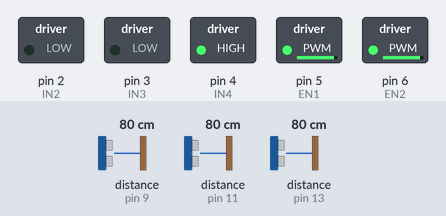
This sketch was run on a simulated Arduino Uno, built with avr-gcc and run on an emulated ATmega328P. Parts: switched loads named in the sketch (green lamp = pin HIGH). Wiring (inferred from the names in the program): 3 × ultrasonic range finder: trigger pin 8, echo pin 9 / trigger pin 10, echo pin 11 / trigger pin 12, echo pin 13. The test bench sets the inputs (shaded band); at power-on: distance to the obstacle (sensors on pin 9, pin 11, pin 13) 80 cm. The echo pulse lasts 58.3 µs per cm; pins used as bus, display or sensor lines are not drawn.

Above: at 1.2 s.
1.3 s: distance to the obstacle (sensor on pin 9) set to 2 cm
At 1.91 s:
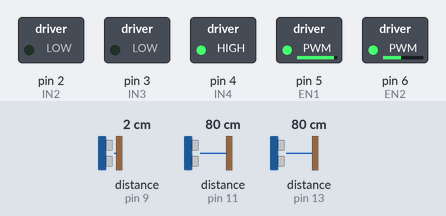
4.3 s: distance to the obstacle (sensor on pin 11) set to 18 cm
At 5.2 s:
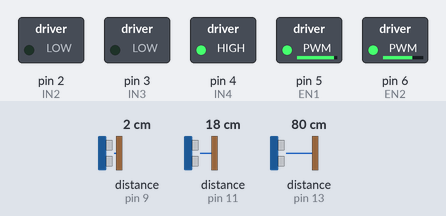
7.3 s: distance to the obstacle (sensor on pin 9) set to 35 cm
10.3 s: distance to the obstacle (sensor on pin 9) set to 60 cm
At 12.08 s:
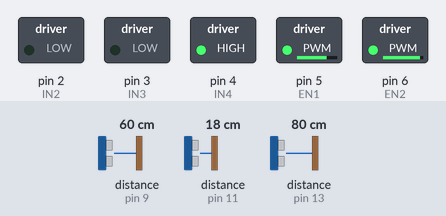
13.3 s: distance to the obstacle (sensor on pin 11) set to 60 cm
14.9 s: distance to the obstacle (sensor on pin 11) set to 250 cm
At 15.2 s:
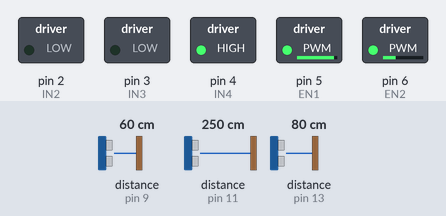
Timing chart, 0 to 17.4 s (numbered marks = the images above; inputs shaded):
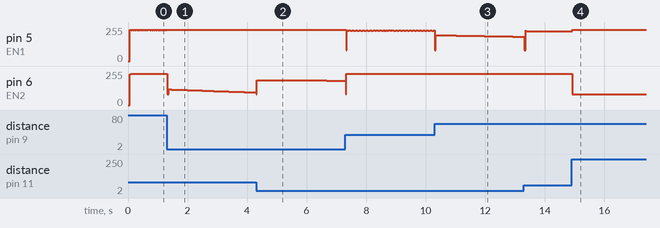

The sketch:

Task_5_Final_Report_V_1.ino
```cpp
// Ultrasonic Configuration
#define trigPin_R 8 // Right ultrasonic sensor trigger pin
#define trigPin_L 10 // Left ultrasonic sensor trigger pin
#define trigPin_F 12 // Front ultrasonic sensor trigger pin

#define echoPin_R 9 // Right ultrasonic sensor echo pin
#define echoPin_L 11 // Left ultrasonic sensor echo pin
#define echoPin_F 13 // Front ultrasonic sensor echo pin

#define WindowSize 3 // Size of the window for averaging sensor readings
char TrigArr[] = { trigPin_R, trigPin_F, trigPin_L }; // Array of trigger pins
char EchoArr[] = { echoPin_R, echoPin_F, echoPin_L }; // Array of echo pins

// Motor Driver Configuration
#define IN1 1 // Motor driver input pin 1
#define IN2 2 // Motor driver input pin 2
#define IN3 3 // Motor driver input pin 3
#define IN4 4 // Motor driver input pin 4
#define EN1 5 // Motor driver enable pin 1
#define EN2 6 // Motor driver enable pin 2

#define max_dist 4 // Maximum distance in meters
#define max_track_speed_change 0.2 * speed // Maximum tracking speed change
#define max_turn_speed_change 0.7 * speed // Maximum turning speed change

// Program Variables
long duration; // Stores the duration of the ultrasonic pulse
float distanceCm; // Stores the calculated distance in cm
float DataArr[WindowSize][3]; // Array to store sensor data for averaging
float UltrData[3]; // Array to store current sensor readings

void DataInit(void); // Function prototype to initialize sensor data
float UltrasonicRead(char Ultranum); // Function prototype to read ultrasonic sensor
float UltrasonicRead_WithAverage(char Ultranum); // Function prototype to read ultrasonic sensor with averaging

// PID Section
float elapsedTime, time, timePrev; // Variables to calculate elapsed time
int i; // Loop counter
int speed = 235; // Initial speed value

float PID, pwmLeft, pwmRight, error, previous_error; // PID control variables
float pid_p = 0; // Proportional term
float pid_i = 0; // Integral term
float pid_d = 0; // Derivative term

// PID Constants
double kp = 150; // Proportional gain
double ki = 10; // Integral gain
double kd = 50; // Derivative gain

void setup() {
  // Motor driver pins configuration
  pinMode(IN1, OUTPUT);
  pinMode(IN2, OUTPUT);
  pinMode(IN3, OUTPUT);
  pinMode(IN4, OUTPUT);
  pinMode(EN1, OUTPUT);
  pinMode(EN2, OUTPUT);

  // Set initial motor direction
  digitalWrite(IN1, HIGH);
  digitalWrite(IN2, LOW);
  digitalWrite(IN3, LOW);
  digitalWrite(IN4, HIGH);

  // Ultrasonic sensor pins configuration
  pinMode(trigPin_R, OUTPUT);
  pinMode(echoPin_R, INPUT);
  pinMode(trigPin_F, OUTPUT);
  pinMode(echoPin_F, INPUT);
  pinMode(trigPin_L, OUTPUT);
  pinMode(echoPin_L, INPUT);

  Serial.begin(9600); // Initialize serial communication
  time = millis(); // Get the initial time
  DataInit(); // Initialize sensor data
}

void loop() {
  timePrev = time; // Store previous time
  previous_error = error; // Store previous error
  time = millis(); // Get the current time
  elapsedTime = (time - timePrev) / 1000; // Calculate elapsed time in seconds

  for (char i = 0; i < 3; i++) {
    UltrData[i] = UltrasonicRead_WithAverage(i); // Read ultrasonic sensors with averaging
  }

  error = (UltrData[0] - UltrData[2]); // Calculate tracking error

  if (error > 1) error = 1; // Limit error to maximum value of 1
  if (error < -1) error = -1; // Limit error to minimum value of -1

  pid_p = kp * error; // Calculate proportional term
  pid_i += ki * error * elapsedTime; // Calculate integral term
  pid_d = kd * ((error - previous_error) / elapsedTime); // Calculate derivative term

  PID = pid_p + pid_i + pid_d; // Calculate total PID value

  // Adjust PID value based on front sensor reading
  if (UltrData[1] > 3) {
    if (PID > max_track_speed_change) {
      PID = max_track_speed_change;
    } else if (PID < -max_track_speed_change) {
      PID = -max_track_speed_change;
    }
  } else {
    if (PID > max_turn_speed_change) {
      PID = max_turn_speed_change;
    } else if (PID < -max_turn_speed_change) {
      PID = -max_turn_speed_change;
    }
  }

  // Calculate PWM values for motors based on error
  if (error < 0) {
    pwmLeft = speed - abs(PID);
    pwmRight = speed;
  } else if (error > 0) {
    pwmRight = speed - abs(PID);
    pwmLeft = speed;
  } else {
    pwmLeft = speed;
    pwmRight = speed;
  }

  // Constrain PWM values within limits
  pwmLeft = constrain(pwmLeft, 80, speed);
  pwmRight = constrain(pwmRight, 80, speed);

  // Set motor speeds
  analogWrite(EN1, pwmRight);
  analogWrite(EN2, pwmLeft);

  // Serial debugging code (commented out)
  // Serial.print("Car Speed : ");
  // Serial.print(speed);
  // Serial.print(" , kp : ");
  // Serial.print(kp);
  // Serial.print(" , ki : ");
  // Serial.print(ki);
  // Serial.print(" , kd : ");
  // Serial.print(kd);
  // Serial.print(" , Left Distance : ");
  // Serial.print(UltrData[2]);
  // Serial.print(" , Front Distance : ");
  // Serial.print(UltrData[1]);
  // Serial.print(" , Right Distance : ");
  // Serial.print(UltrData[0]);
  // Serial.print(" , Tracking Error : ");
  // Serial.print(error);
  // Serial.print(" , Proportional Gain : ");
  // Serial.print(pid_p);
  // Serial.print(" , Integral Gain : ");
  // Serial.print(pid_i);
  // Serial.print(" , Derivative Gain : ");
  // Serial.print(pid_d);
  // Serial.print(" , Total PID : ");
  // Serial.print(PID);
  // Serial.print(" , PWM Left : ");
  // Serial.print(pwmLeft);
  // Serial.print(" , PWM Right : ");
  // Serial.print(pwmRight);
  // Serial.print(" , Elapsed Time : ");
  // Serial.print(elapsedTime);
  // Serial.println();
}

// Function to read the distance from an ultrasonic sensor
float UltrasonicRead(char Ultranum) {
  digitalWrite(TrigArr[Ultranum], LOW); // Set trigger pin low
  delayMicroseconds(2); // Wait for 2 microseconds
  digitalWrite(TrigArr[Ultranum], HIGH); // Set trigger pin high
  delayMicroseconds(10); // Wait for 10 microseconds
  digitalWrite(TrigArr[Ultranum], LOW); // Set trigger pin low again

  duration = pulseIn(EchoArr[Ultranum], HIGH); // Measure the pulse duration
  distanceCm = (duration * 0.0343) / 2.0; // Calculate distance in cm
  if (distanceCm > max_dist * 100) { // Limit the distance to max_dist
    distanceCm = max_dist * 100;
  }
  return distanceCm / 100; // Return distance in meters
}

// Function to read the distance with averaging
float UltrasonicRead_WithAverage(char Ultranum) {
  float sum = 0;
  for (int i = 0; i < WindowSize - 1; i++) {
    DataArr[i][Ultranum] = DataArr[i + 1][Ultranum]; // Shift old data
    sum += DataArr[i][Ultranum]; // Add to sum
  }

  DataArr[WindowSize - 1][Ultranum] = UltrasonicRead(Ultranum); // Read new data
  sum += DataArr[WindowSize - 1][Ultranum]; // Add to sum
  return (sum / WindowSize); // Return average
}

// Function to initialize sensor data
void DataInit(void) {
  for (int j = 0; j < 3; j++) {
    for (int i = 0; i < WindowSize; i++) {
      DataArr[i][j] = UltrasonicRead(j); // Read initial data
    }
  }
}
```

Measured:
- after the input at 1.3 s, pin 5 (EN1): goes on until 1.3 s, then stays 235/255
- after the input at 14.9 s, pin 5 (EN1): 225/255 → 235/255 at once; pin 6 (EN2): 235/255 → 80/255 at once
- by itself, pin 5 (EN1): repeats every 0.06 s: 231/255 0.02 s, 234/255 0.03 s, 235/255 0.02 s
